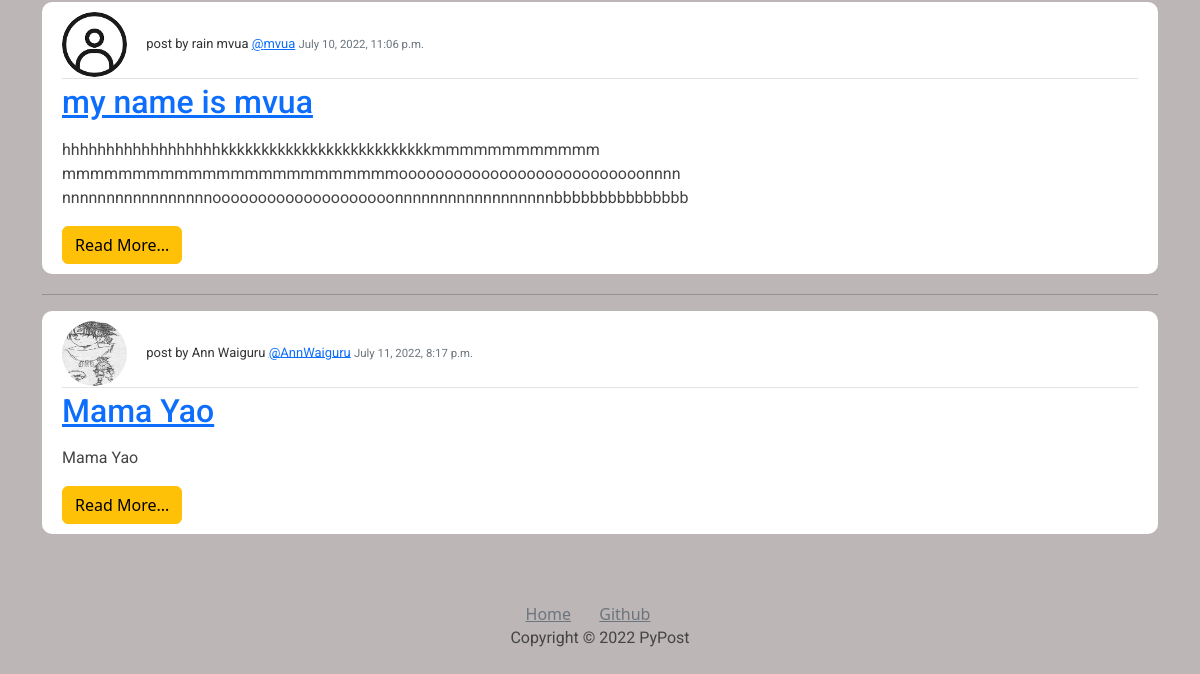
The app's page /search/ (lower part), older data.
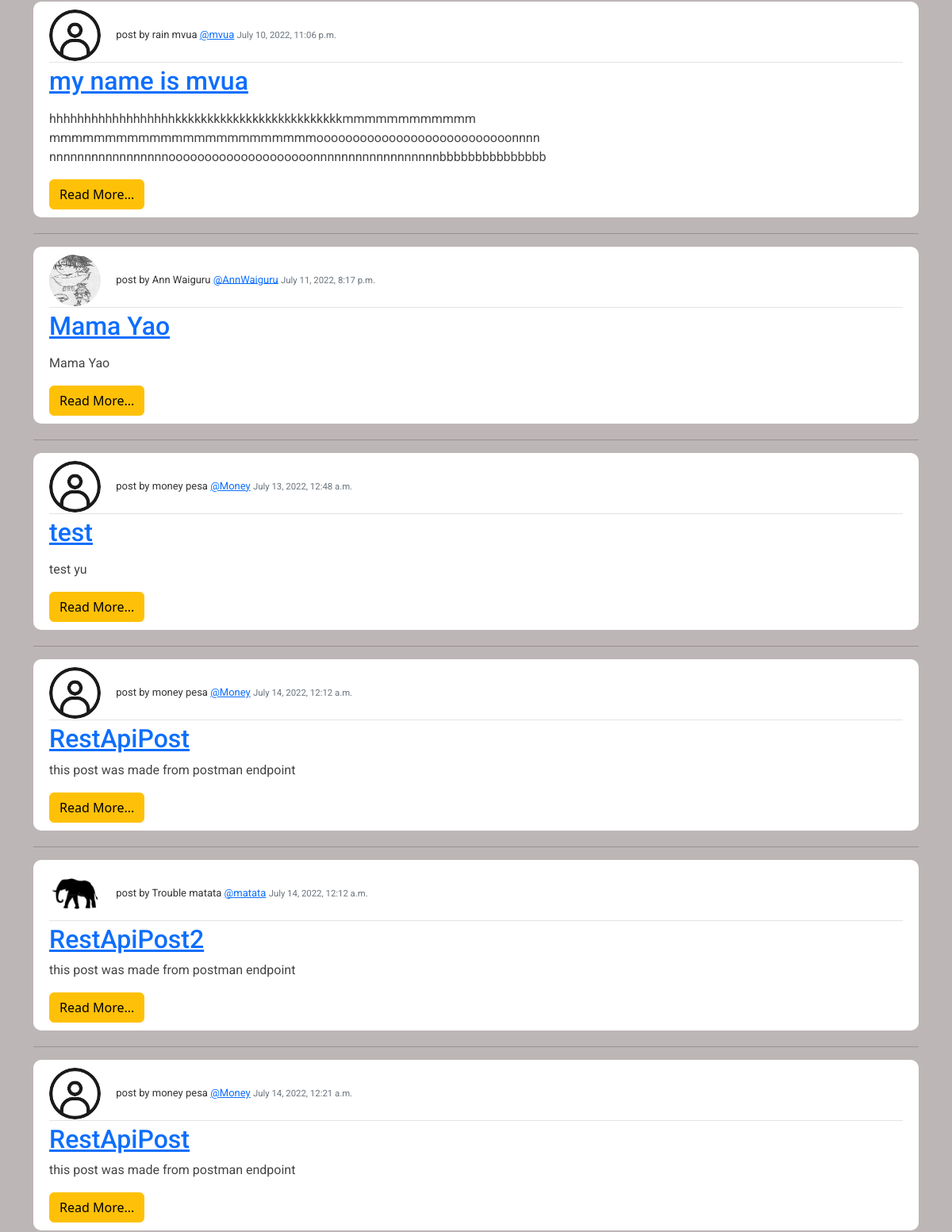
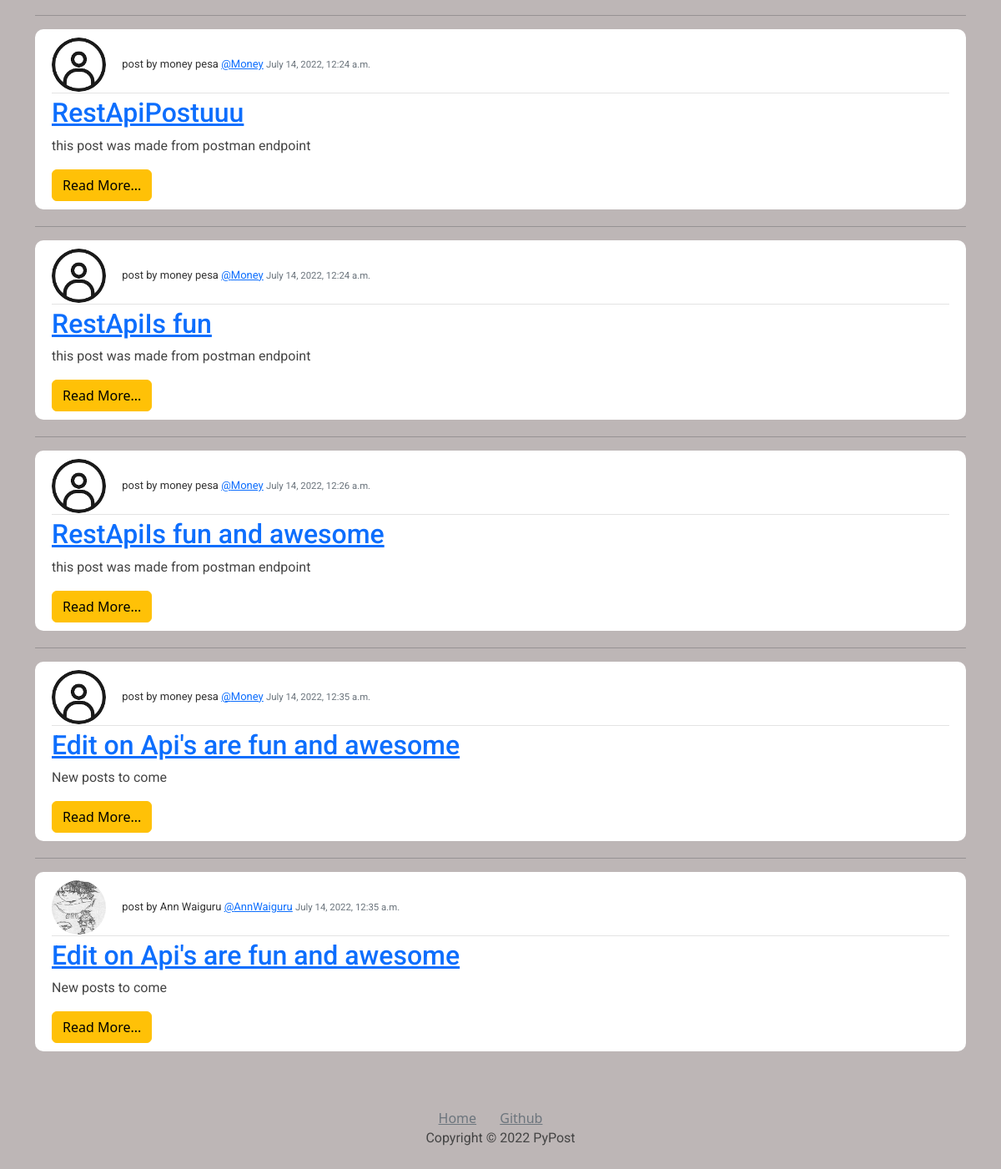
The same page, newer data (2 pictures, top to bottom).
### blog/models.py (models this page shows, shortened)
class Post(models.Model):
    title= models.CharField(max_length=200)
    content= RichTextField(blank=True, null=True)
    date_posted=models.DateTimeField(default=timezone.now)
    authour=models.ForeignKey(User, on_delete=models.CASCADE)

### users/models.py (models this page shows, shortened)
class Profile(models.Model):
    user=models.OneToOneField(User,on_delete=models.CASCADE)
    image=models.ImageField(default='default.png',upload_to='profile_pictures')

### blog/views.py (the view)
# urls.py: path('search/', views.search,name='search'),
def search(request):
    query=request.GET.get('query','')
    posts=Post.objects.filter(Q(title__icontains=query)|Q(content__icontains=query))
    return render(request,'blog/search.html',{'posts':posts, 'query':query} )

### blog/templates/blog/search.html (shortened to what this page needs)
{%extends 'blog/base.html'%}
    {%block content%}
    {%for posts in posts%}
<hr>
    <article class="media content-section">
        <div class="article-metadata"> <img class="rounded-circle article-img"  src="{{posts.authour.profile.image.url}}" alt="">
             post by {{posts.authour.first_name}} {{posts.authour.last_name}} <a class="mr-2" href="#">@{{posts.authour}}</a>
                <small class="text-muted" >{{posts.date_posted}}</small>
            </div>
        <div class="media-body"> <h2> <a class="article-title" href="{% url 'blog-article' posts.pk %}">{{posts.title}}</a> </h2>
            <p class="article-content" >{{posts.content|slice:":200"|safe}}</p>
            <small>
                <a class="btn btn-warning" href="{% url 'blog-article' posts.pk %}">Read More...</a>
            </small>
        </div>
    </article>
    {%empty%}
    <p class="media content-section"> No search results , Please try using other keywords...</p>
    {%endfor%}
    {%endblock content%}

### blog/templates/blog/base.html (shortened to what this page needs)
<!DOCTYPE html>
<html lang="en">
<head>
{%load static%}
<link href="https://cdn.jsdelivr.net/npm/bootstrap@5.2.0-beta1/dist/css/bootstrap.min.css" rel="stylesheet">
<link rel="stylesheet" href="{% static 'css/base.css' %}">
</head>
<body>
<div class="container">
{%block content%}
{%endblock %}
</div>
<footer class="text-center">
        <div class="container text-muted py-4 py-lg-5">
            <ul class="list-inline">
                <li class="list-inline-item me-4"><a class="link-secondary" href="/">Home</a></li>
                <li class="list-inline-item me-4"><a class="link-secondary" href="https://github.com/jameshmwangi/pyPost">Github</a></li>
            </ul>
            <p class="mb-0">Copyright © 2022 PyPost</p>
        </div>
    </footer>
</body>
</html>

### blog/static/css/base.css (style rules this page uses)
body { background-color: rgb(189, 182, 182); background-size: contain; background-repeat: no-repeat; }
h1, h2, h3, h4, h5, h6, p { color: #444444; font-family: 'Roboto', sans-serif; }
ul { margin: 0; }
.content-section { background: #ffffff; padding: 10px 20px; border-radius: 10px; margin-bottom: 20px; }
.article-content { white-space: pre-line; }
.article-img { height: 65px; width: 65px; margin-right: 16px; }
.article-metadata { font-family: 'Roboto', sans-serif; padding-bottom: 1px; margin-bottom: 4px; font-size: 13px; border-bottom: 1px solid #e3e3e3; }
.article-metadata { color: #333; text-decoration: none; }

Row changes from the older to the newer data that the page shows:
added Post: authour.profile.image (placeholder picture), authour.first_name "money", authour.last_name "pesa", authour "Money", date_posted "July 13, 2022, 12:48 a.m.", title "test", content "test yu"
added Post: authour.profile.image (placeholder picture), authour.first_name "money", authour.last_name "pesa", authour "Money", date_posted "July 14, 2022, 12:12 a.m.", title "RestApiPost", content "this post was made from postman endpoint"
added Post: authour.profile.image (picture), authour.first_name "Trouble", authour.last_name "matata", authour "matata", date_posted "July 14, 2022, 12:12 a.m.", title "RestApiPost2", content "this post was made from postman endpoint"
added Post: authour.profile.image (placeholder picture), authour.first_name "money", authour.last_name "pesa", authour "Money", date_posted "July 14, 2022, 12:21 a.m.", title "RestApiPost", content "this post was made from postman endpoint"
added Post: authour.profile.image (placeholder picture), authour.first_name "money", authour.last_name "pesa", authour "Money", date_posted "July 14, 2022, 12:24 a.m.", title "RestApiPostuuu", content "this post was made from postman endpoint"
added Post: authour.profile.image (placeholder picture), authour.first_name "money", authour.last_name "pesa", authour "Money", date_posted "July 14, 2022, 12:24 a.m.", title "RestApiIs fun", content "this post was made from postman endpoint"
added Post: authour.profile.image (placeholder picture), authour.first_name "money", authour.last_name "pesa", authour "Money", date_posted "July 14, 2022, 12:26 a.m.", title "RestApiIs fun and awesome", content "this post was made from postman endpoint"
added Post: authour.profile.image (placeholder picture), authour.first_name "money", authour.last_name "pesa", authour "Money", date_posted "July 14, 2022, 12:35 a.m.", title "Edit on Api's are fun and awesome", content "New posts to come"
added Post: authour.profile.image (picture), authour.first_name "Ann", authour.last_name "Waiguru", authour "AnnWaiguru", date_posted "July 14, 2022, 12:35 a.m.", title "Edit on Api's are fun and awesome", content "New posts to come"
